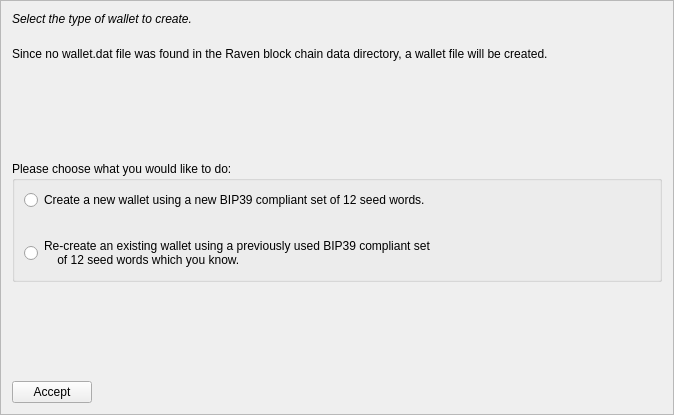
<?xml version="1.0" encoding="UTF-8"?>
<ui version="4.0">
 <class>MnemonicDialog1</class>
 <widget class="QFrame" name="MnemonicDialog1">
  <property name="geometry">
   <rect>
    <x>0</x>
    <y>0</y>
    <width>674</width>
    <height>415</height>
   </rect>
  </property>
  <property name="windowTitle">
   <string>HD Wallet Setup</string>
  </property>
  <property name="frameShape">
   <enum>QFrame::StyledPanel</enum>
  </property>
  <property name="frameShadow">
   <enum>QFrame::Raised</enum>
  </property>
  <layout class="QVBoxLayout" name="verticalLayout">
   <item>
    <widget class="QLabel" name="walletLabel">
     <property name="styleSheet">
      <string notr="true">QLabel { font-style:italic; }</string>
     </property>
     <property name="text">
      <string>Select the type of wallet to create.</string>
     </property>
     <property name="wordWrap">
      <bool>true</bool>
     </property>
    </widget>
   </item>
   <item>
    <spacer name="verticalSpacer_4">
     <property name="orientation">
      <enum>Qt::Vertical</enum>
     </property>
     <property name="sizeType">
      <enum>QSizePolicy::Minimum</enum>
     </property>
     <property name="sizeHint" stdset="0">
      <size>
       <width>20</width>
       <height>15</height>
      </size>
     </property>
    </spacer>
   </item>
   <item>
    <widget class="QLabel" name="wallettypeLabel">
     <property name="text">
      <string>Since no wallet.dat file was found in the Raven block chain data directory, a wallet file will be created.</string>
     </property>
     <property name="wordWrap">
      <bool>true</bool>
     </property>
    </widget>
   </item>
   <item>
    <spacer name="verticalSpacer">
     <property name="orientation">
      <enum>Qt::Vertical</enum>
     </property>
     <property name="sizeHint" stdset="0">
      <size>
       <width>20</width>
       <height>40</height>
      </size>
     </property>
    </spacer>
   </item>
   <item>
    <widget class="QGroupBox" name="groupBox">
     <property name="title">
      <string>Please choose what you would like to do:</string>
     </property>
     <layout class="QVBoxLayout" name="verticalLayout_2">
      <item>
       <widget class="QRadioButton" name="walletNewRadio">
        <property name="text">
         <string>Create a new wallet using a new BIP39 compliant set of 12 seed words.</string>
        </property>
       </widget>
      </item>
      <item>
       <spacer name="verticalSpacer_3">
        <property name="orientation">
         <enum>Qt::Vertical</enum>
        </property>
        <property name="sizeHint" stdset="0">
         <size>
          <width>20</width>
          <height>20</height>
         </size>
        </property>
       </spacer>
      </item>
      <item>
       <widget class="QRadioButton" name="walletOldRadio">
        <property name="text">
         <string>Re-create an existing wallet using a previously used BIP39 compliant set 
    of 12 seed words which you know.</string>
        </property>
       </widget>
      </item>
     </layout>
    </widget>
   </item>
   <item>
    <spacer name="verticalSpacer_2">
     <property name="orientation">
      <enum>Qt::Vertical</enum>
     </property>
     <property name="sizeHint" stdset="0">
      <size>
       <width>20</width>
       <height>40</height>
      </size>
     </property>
    </spacer>
   </item>
   <item>
    <layout class="QHBoxLayout" name="horizontalLayout">
     <item>
      <widget class="QPushButton" name="acceptButton">
       <property name="text">
        <string>Accept</string>
       </property>
       <property name="autoDefault">
        <bool>false</bool>
       </property>
      </widget>
     </item>
     <item>
      <spacer name="horizontalSpacer">
       <property name="orientation">
        <enum>Qt::Horizontal</enum>
       </property>
       <property name="sizeHint" stdset="0">
        <size>
         <width>40</width>
         <height>20</height>
        </size>
       </property>
      </spacer>
     </item>
    </layout>
   </item>
  </layout>
 </widget>
 <resources/>
 <connections/>
</ui>
